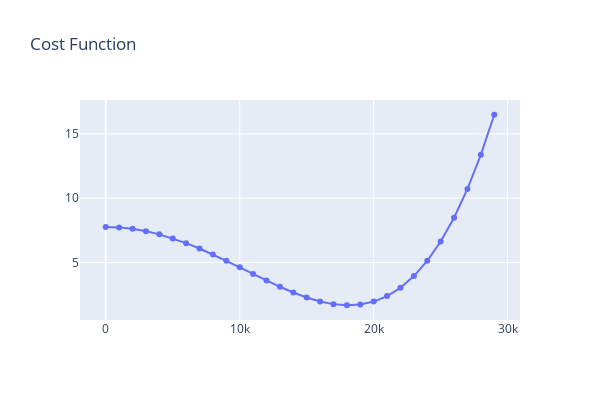

Source (notebook cell):
### Code cell
fig = make_subplots(rows=1, cols=1)

fig.add_trace(
    go.Scatter(
        x=iterate,
        y=cost,
        mode='lines+markers',
        name=X_df.columns[5]
    ))

# include shapes in layout
fig.update_layout(height=400, width=600, title_text="Cost Function")
fig.show()

### Figure 1 — Plotly figure (JSON) as saved in the notebook; plotly's stock layout.template omitted (floating-point values rounded to 4 significant figures)
{"data": [{"mode": "lines+markers", "name": "RM", "type": "scatter", "x": [0, 1000, 2000, 3000, 4000, 5000, 6000, 7000, 8000, 9000, 10000, 11000, 12000, 13000, 14000, 15000, 16000, 17000, 18000, 19000, 20000, 21000, 22000, 23000, 24000, 25000, 26000, 27000, 28000, 29000], "y": [7.766, 7.729, 7.619, 7.437, 7.187, 6.874, 6.504, 6.085, 5.624, 5.133, 4.623, 4.106, 3.597, 3.112, 2.666, 2.28, 1.972, 1.763, 1.676, 1.734, 1.962, 2.387, 3.037, 3.94, 5.127, 6.63, 8.483, 10.72, 13.37, 16.48]}], "layout": {"height": 400, "title": {"text": "Cost Function"}, "width": 600, "xaxis": {"anchor": "y", "domain": [0, 1]}, "yaxis": {"anchor": "x", "domain": [0, 1]}}}
